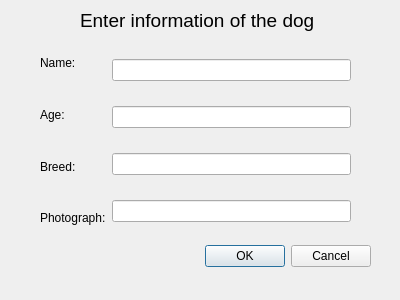
<?xml version="1.0" encoding="UTF-8"?>
<ui version="4.0">
 <class>adddialog</class>
 <widget class="QDialog" name="adddialog">
  <property name="geometry">
   <rect>
    <x>0</x>
    <y>0</y>
    <width>400</width>
    <height>300</height>
   </rect>
  </property>
  <property name="windowTitle">
   <string>Add dog</string>
  </property>
  <widget class="QDialogButtonBox" name="buttonBox">
   <property name="geometry">
    <rect>
     <x>30</x>
     <y>240</y>
     <width>341</width>
     <height>32</height>
    </rect>
   </property>
   <property name="orientation">
    <enum>Qt::Orientation::Horizontal</enum>
   </property>
   <property name="standardButtons">
    <set>QDialogButtonBox::StandardButton::Cancel|QDialogButtonBox::StandardButton::Ok</set>
   </property>
  </widget>
  <widget class="QWidget" name="horizontalLayoutWidget">
   <property name="geometry">
    <rect>
     <x>40</x>
     <y>40</y>
     <width>311</width>
     <height>201</height>
    </rect>
   </property>
   <layout class="QHBoxLayout" name="horizontalLayout">
    <item>
     <layout class="QVBoxLayout" name="verticalLayout_3">
      <item>
       <widget class="QLabel" name="label_2">
        <property name="text">
         <string>Name:</string>
        </property>
       </widget>
      </item>
      <item>
       <widget class="QLabel" name="label_4">
        <property name="text">
         <string>Age:</string>
        </property>
       </widget>
      </item>
      <item>
       <widget class="QLabel" name="label_5">
        <property name="text">
         <string>Breed:</string>
        </property>
       </widget>
      </item>
      <item>
       <widget class="QLabel" name="label_3">
        <property name="text">
         <string>Photograph:</string>
        </property>
       </widget>
      </item>
     </layout>
    </item>
    <item>
     <layout class="QVBoxLayout" name="verticalLayout_2">
      <item>
       <widget class="QLineEdit" name="lineEditName"/>
      </item>
      <item>
       <widget class="QLineEdit" name="lineEditAge"/>
      </item>
      <item>
       <widget class="QLineEdit" name="lineEditBreed"/>
      </item>
      <item>
       <widget class="QLineEdit" name="lineEditPhoto"/>
      </item>
     </layout>
    </item>
   </layout>
  </widget>
  <widget class="QLabel" name="label">
   <property name="geometry">
    <rect>
     <x>80</x>
     <y>10</y>
     <width>331</width>
     <height>21</height>
    </rect>
   </property>
   <property name="font">
    <font>
     <family>Tahoma</family>
     <pointsize>14</pointsize>
    </font>
   </property>
   <property name="text">
    <string>Enter information of the dog</string>
   </property>
  </widget>
 </widget>
 <resources/>
 <connections>
  <connection>
   <sender>buttonBox</sender>
   <signal>accepted()</signal>
   <receiver>adddialog</receiver>
   <slot>accept()</slot>
   <hints>
    <hint type="sourcelabel">
     <x>248</x>
     <y>254</y>
    </hint>
    <hint type="destinationlabel">
     <x>157</x>
     <y>274</y>
    </hint>
   </hints>
  </connection>
  <connection>
   <sender>buttonBox</sender>
   <signal>rejected()</signal>
   <receiver>adddialog</receiver>
   <slot>reject()</slot>
   <hints>
    <hint type="sourcelabel">
     <x>316</x>
     <y>260</y>
    </hint>
    <hint type="destinationlabel">
     <x>286</x>
     <y>274</y>
    </hint>
   </hints>
  </connection>
 </connections>
</ui>
